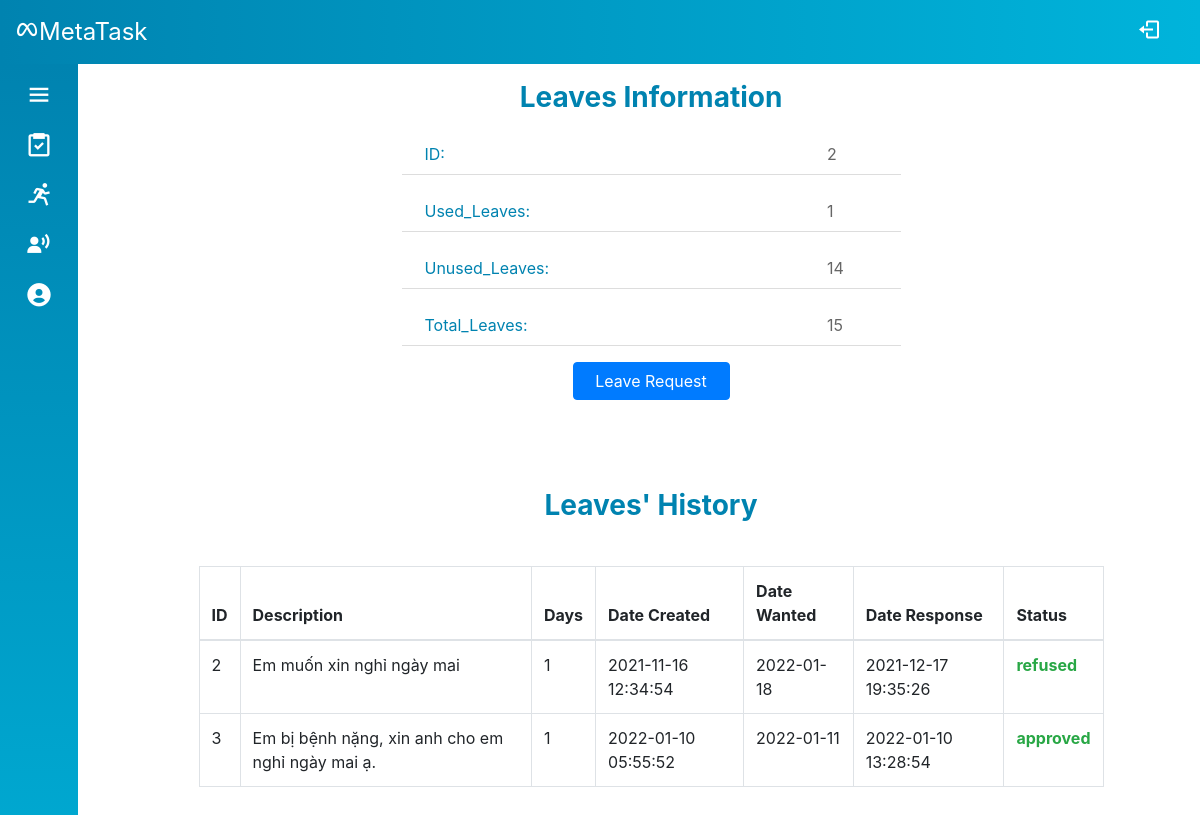
The page /Source/mvc/index.php?controller=leave&action=index (signed in) on the database its author committed.
### tables this page shows
CREATE TABLE `leave_info` (
  `person_id` int(6) UNSIGNED NOT NULL,
  `used_leaves` tinyint(3) UNSIGNED DEFAULT 0,
  `total_leaves` tinyint(3) UNSIGNED DEFAULT 12
);

CREATE TABLE `leave_record` (
  `id` int(6) UNSIGNED NOT NULL,
  `leave_id` int(6) UNSIGNED NOT NULL,
  `description` varchar(1000) NOT NULL,
  `file_name` varchar(200) DEFAULT NULL,
  `file` varchar(200) DEFAULT NULL,
  `days` tinyint(3) UNSIGNED NOT NULL,
  `date_created` timestamp NOT NULL DEFAULT current_timestamp(),
  `date_response` datetime DEFAULT NULL,
  `date_wanted` date NOT NULL,
  `status` varchar(30) NOT NULL DEFAULT 'waiting'
);

### Source/mvc/controllers/base_controller.php (called while the page is built, shortened)
<?php
    class BaseController {
        protected $name;
        public function render($view, $data = array()) {
            extract($data);
            require_once('views/' .$this->name . '/' . $view . '.php');
            require_once('views/layout/template.php');
        }
    }
?>

### Source/mvc/controllers/leave_controller.php (called while the page is built, shortened)
<?php
require_once('models/Leave.php');
require_once('base_controller.php');
class LeaveController extends BaseController
{
    public function index()
    {
        $leave = Leave::get($_SESSION['id']);
        $leavesRecord = Leave::getRecord($_SESSION['id']);
        $data = array('leave' => $leave, 'leaves_record' => $leavesRecord);
        $this->render('index', $data);
    }
}

### Source/mvc/route.php (called while the page is built, shortened)
<?php
$obj = new $className();
$obj->$action();

### Source/mvc/index.php (called while the page is built, shortened)
<?php
require_once('route.php');

### Source/mvc/models/Leave.php (called while the page is built, shortened)
<?php
class Leave
{
    public function __construct(
        $id,
        $used_leaves,
        $total_leaves
    ) {
        $this->id = $id;
        $this->used_leaves = $used_leaves;
        $this->total_leaves = $total_leaves;
    }
    public static function get($id)
    {
        $sql = "select * from leave_info where person_id = :id";
        $conn = DB::getConnection();
        $stm = $conn->prepare($sql);
        $stm->execute(array('id' => $id));
        if ($item = $stm->fetch()) {
            return new Leave($item['person_id'], $item['used_leaves'], $item['total_leaves']);
        }
        return null;
    }
    public static function getRecord($id)
    {
        $sql = "select * from leave_record where leave_id = :id";
        $conn = DB::getConnection();
        $stm = $conn->prepare($sql);
        $stm->execute(array('id' => $id));
        $data = array();
        foreach ($stm->fetchAll() as $item) {
            $data[] = array('id' => $item['id'], 'leave_id' => $item['leave_id'], 'description' => $item['description'], 'file' => $item['file'], 'days' => $item['days'], 'date_created' => $item['date_created'], 'date_wanted' => $item['date_wanted'], 'date_response' => $item['date_response'], 'status' => $item['status']);
        }
        return $data;
    }
}

### Source/mvc/views/leave/index.php (the view, shortened to what this page needs)
<?php
$s = $data['leave'];
?>
<div class="container-fluid">
    <div class="row">
        <div class="col-12 col-md-6 offset-md-3 mb-5">
            <div class="profile-info">
                <div class="info-header">Leaves Information</div>
                <div class="info-body">
                    <ul class="info-list">
                        <li class="row">
                            <div class="col-6 info-label">
                                ID:
                            </div>
                            <div class="offset-4 col-2 info-content" id="personID">
                                <?= $s->id ?>
                            </div>
                        </li>
                        <li class="row">
                            <div class="col-6 info-label">Used_Leaves:</div>
                            <div class="offset-4 col-2 info-content">
                                <?= $s->used_leaves ?>
                            </div>
                        </li>
                        <li class="row">
                            <div class="col-6 info-label">Unused_Leaves:</div>
                            <div class="offset-4 col-2 info-content">
                                <?= $s->total_leaves - $s->used_leaves ?>
                            </div>
                        </li>
                        <li class="row">
                            <div class="col-6 info-label">Total_Leaves:</div>
                            <div class="offset-4 col-2 info-content">
                                <?= $s->total_leaves ?>
                            </div>
                        </li>
                    </ul>
                    <div class="row">
                        <div class="col-12 col-md-4 offset-md-4">
                            <button data-toggle="modal" data-target="#leave-request-modal" class="btn btn-primary btn-block" id="leave-request-btn">Leave Request</button>
                        </div>
                    </div>
                </div>
            </div>
        </div>
    </div>
</div>
<div class="container-fluid">
    <div class="row">
        <div class="col-12 col-md-10 offset-md-1">
            <div class="profile-info">
                <div class="info-header mb-3">Leaves' History</div>
                <div class="info-body">
                    <div class="table-wrapper-scroll-y">
                        <table class="table table-bordered table-hover mt-4 table-responsive-md">
                            <thead>
                                <tr>
                                    <th>ID</th>
                                    <th>Description</th>
                                    <th>Days</th>
                                    <th>Date Created</th>
                                    <th>Date Wanted</th>
                                    <th>Date Response</th>
                                    <th>Status</th>
                                </tr>
                            </thead>
                            <tbody id="table-body">
                                <?php
                                foreach ($data['leaves_record'] as $s) {
                                ?>
                                    <tr>
                                        <td><?= $s['id'] ?></td>
                                        <td><?= $s['description'] ?></td>
                                        <td><?= $s['days'] ?></td>
                                        <td><?= $s['date_created'] ?></td>
                                        <td><?= $s['date_wanted'] ?></td>
                                        <td><?= $s['date_response'] ?></td>
                                        <td class="leave-status text-success font-weight-bold"><?= $s['status'] ?></td>
                                    </tr>
                                <?php
                                }
                                ?>
                            </tbody>
                        </table>
                    </div>
                </div>
            </div>
        </div>
    </div>
</div>

### Source/mvc/style.css (style rules this page uses)
* { padding: 0; margin: 0; box-sizing: border-box; list-style-type: none; }
body { position: relative; min-height: 100vh; width: 100%; }
.profile-info, .profile-img { height: 360px; }
.modal .modal-header .modal-title, .profile-info .info-header { text-align: center; font-size: 28px; font-weight: 700; color: #0083b0; }
.profile-info .info-list li { margin: 16px; padding: 8px; border-bottom: 1px solid #ddd; }
.profile-info .info-list .info-label { color: #0083b0; }
.profile-info .info-list .info-content { color: #666; }
.table-wrapper-scroll-y { height: 60vh; overflow: auto; }

### rows shown on the page
leave_info: person_id "2", used_leaves "1", $s->total_leaves - $s->used_leaves "14", total_leaves "15"
leave_record: id "2", description "Em muốn xin nghỉ ngày mai", days "1", date_created "2021-11-16 12:34:54", date_wanted "2022-01-18", date_response "2021-12-17 19:35:26", status "refused"
leave_record: id "3", description "Em bị bệnh nặng, xin anh cho em nghỉ ngày mai ạ.", days "1", date_created "2022-01-10 05:55:52", date_wanted "2022-01-11", date_response "2022-01-10 13:28:54", status "approved"
